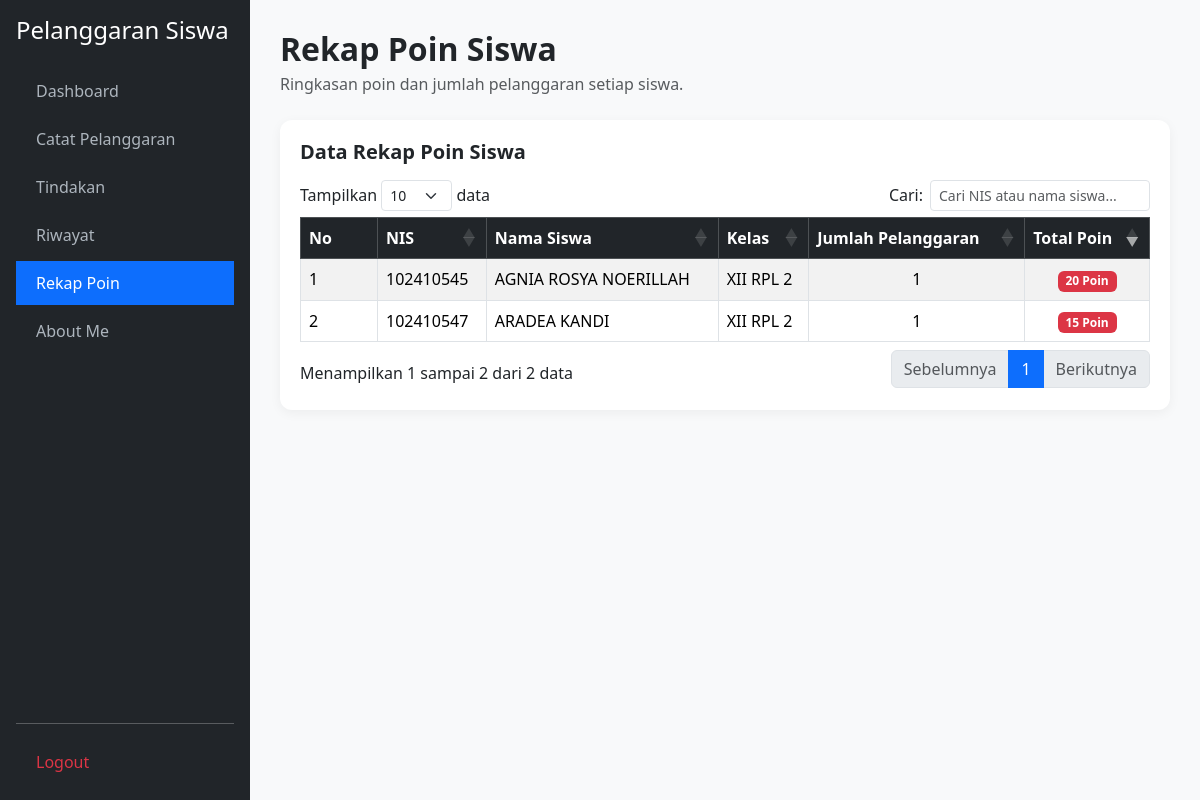
/rekap_poin.php, run on the app's committed database.
### tables this page shows
CREATE TABLE `t_siswa` (
  `id` int(11) NOT NULL,
  `nis` varchar(30) NOT NULL,
  `nisn` varchar(20) DEFAULT NULL,
  `nama` varchar(150) NOT NULL,
  `jenis_kelamin` char(1) DEFAULT NULL,
  `tanggal_lahir` date DEFAULT NULL,
  `alamat` text DEFAULT NULL,
  `status_aktif` tinyint(1) DEFAULT 1,
  `created_at` timestamp NULL DEFAULT NULL,
  `updated_at` timestamp NULL DEFAULT NULL
);

### rekap_poin.php (the view, shortened to what this page needs)
<?php
require_once 'koneksi.php';
$conn = $conn ?? ($koneksi ?? null);
$sql = "SELECT s.id AS siswa_id, s.nis, s.nama AS nama_siswa, k.nama AS nama_kelas,
        COUNT(ps.id) AS jumlah_pelanggaran, COALESCE(SUM(ps.poin), 0) AS total_poin
        FROM t_siswa AS s
        LEFT JOIN t_kelas_siswa AS ks ON ks.siswa_id = s.id AND ks.status_aktif = 1
        LEFT JOIN t_kelas AS k ON k.id = ks.kelas_id
        LEFT JOIN t_pelanggaran_siswa AS ps ON ps.siswa_id = s.id
        GROUP BY s.id, s.nis, s.nama, k.nama
        HAVING jumlah_pelanggaran > 0
        ORDER BY total_poin DESC, s.nama ASC";
$result = mysqli_query($conn, $sql);
function e($v) { return htmlspecialchars((string)($v ?? '-'), ENT_QUOTES, 'UTF-8'); }
?>
<!DOCTYPE html>
<html lang="id">
<head>
    <link href="https://cdn.jsdelivr.net/npm/bootstrap@5.3.3/dist/css/bootstrap.min.css" rel="stylesheet">
    <link href="https://cdn.datatables.net/1.13.8/css/dataTables.bootstrap5.min.css" rel="stylesheet">
</head>
<body>
<div class="sidebar d-flex flex-column p-3">
    <h4 class="text-white mb-4">Pelanggaran Siswa</h4>
    <ul class="nav nav-pills flex-column mb-auto">
        <li class="nav-item mb-1"><a href="dashboard.php">Dashboard</a></li>
        <li class="nav-item mb-1"><a href="catat_pelanggaran.php">Catat Pelanggaran</a></li>
        <li class="nav-item mb-1"><a href="tindakan.php">Tindakan</a></li>
        <li class="nav-item mb-1"><a href="riwayat.php">Riwayat</a></li>
        <li class="nav-item mb-1"><a href="rekap_poin.php" class="active">Rekap Poin</a></li>
        <li class="nav-item mb-1"><a href="about_me.php">About Me</a></li>
    </ul>
    <hr><a href="logout.php" class="text-danger" onclick="return confirm('Yakin ingin keluar?')">Logout</a>
</div>
<div class="main">
    <div class="mb-4">
        <h2 class="fw-bold mb-1">Rekap Poin Siswa</h2>
        <p class="text-muted">Ringkasan poin dan jumlah pelanggaran setiap siswa.</p>
    </div>
    <div class="table-container">
        <h5 class="fw-bold mb-3">Data Rekap Poin Siswa</h5>
        <div class="table-responsive">
            <table id="tabelRekap" class="table table-bordered table-striped table-hover w-100">
                <thead class="table-dark">
                    <tr>
                        <th style="width: 60px;">No</th><th>NIS</th><th>Nama Siswa</th>
                        <th>Kelas</th><th>Jumlah Pelanggaran</th><th>Total Poin</th>
                    </tr>
                </thead>
                <tbody>
                    <?php while ($row = mysqli_fetch_assoc($result)) : ?>
                        <tr>
                            <td></td>
                            <td><?= e($row['nis']); ?></td>
                            <td><?= e($row['nama_siswa']); ?></td>
                            <td><?= e($row['nama_kelas']); ?></td>
                            <td class="text-center"><?= number_format((int)$row['jumlah_pelanggaran'], 0, ',', '.'); ?></td>
                            <td class="text-center"><span class="badge bg-danger"><?= number_format((int)$row['total_poin'], 0, ',', '.'); ?> Poin</span></td>
                        </tr>
                    <?php endwhile; ?>
                </tbody>
            </table>
        </div>
    </div>
</div>
</body>
</html>

### rekap_poin.php (style rules this page uses)
body { background: #f8f9fa; }
.sidebar { width: 250px; height: 100vh; position: fixed; top: 0; left: 0; background: #212529; color: #fff; padding-top: 15px; overflow-y: auto; }
.sidebar a { display: block; padding: 10px 20px; color: #adb5bd; text-decoration: none; }
.sidebar a:hover, .sidebar a.active { background: #0d6efd; color: #fff; }
.main { margin-left: 250px; padding: 30px; }
.table-container { background: white; padding: 20px; border-radius: 12px; box-shadow: 0 3px 12px rgba(0,0,0,0.05); }

### data on the page
t_siswa: nis "102410545", nama "AGNIA ROSYA NOERILLAH", nama_kelas "XII RPL 2", jumlah_pelanggaran "1", total_poin "20"
t_siswa: nis "102410547", nama "ARADEA KANDI", nama_kelas "XII RPL 2", jumlah_pelanggaran "1", total_poin "15"
